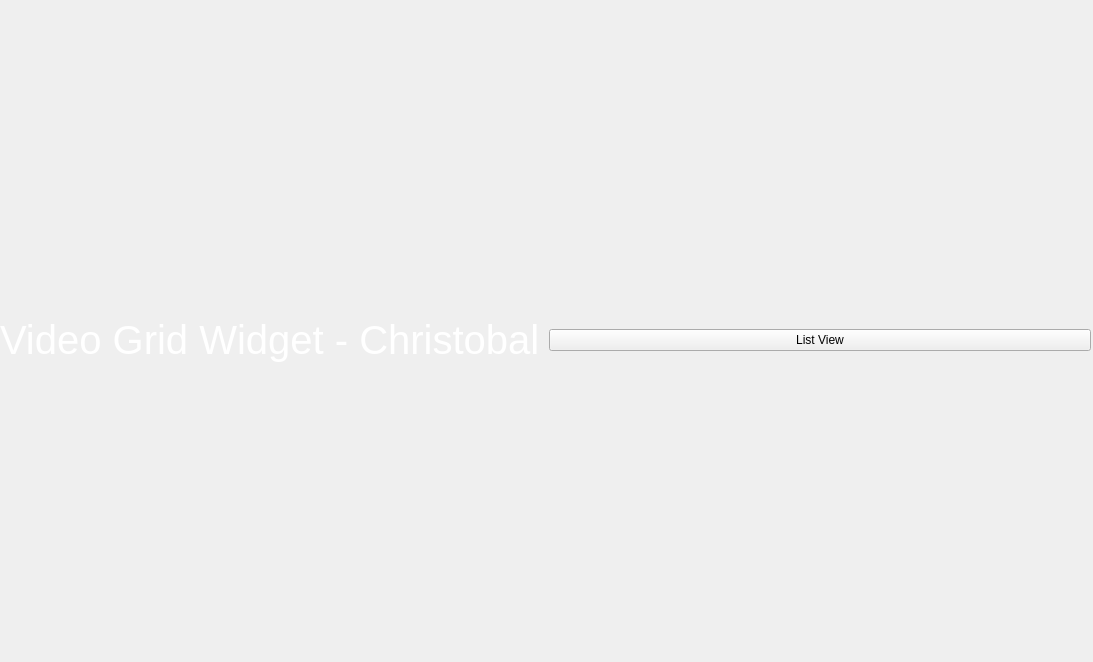
<?xml version="1.0" encoding="UTF-8"?>
<ui version="4.0">
 <class>Form</class>
 <widget class="QWidget" name="Form">
  <property name="geometry">
   <rect>
    <x>0</x>
    <y>0</y>
    <width>1093</width>
    <height>662</height>
   </rect>
  </property>
  <property name="windowTitle">
   <string>Form</string>
  </property>
  <widget class="QWidget" name="gridLayoutWidget">
   <property name="geometry">
    <rect>
     <x>0</x>
     <y>20</y>
     <width>1091</width>
     <height>641</height>
    </rect>
   </property>
   <layout class="QGridLayout" name="gridLayout_2">
    <item row="1" column="1">
     <layout class="QHBoxLayout" name="horizontalLayout_2">
      <item>
       <widget class="QLabel" name="label">
        <property name="font">
         <font>
          <pointsize>30</pointsize>
         </font>
        </property>
        <property name="styleSheet">
         <string notr="true">color: white;</string>
        </property>
        <property name="text">
         <string>Video Grid Widget - Christobal</string>
        </property>
       </widget>
      </item>
     </layout>
    </item>
    <item row="1" column="2">
     <widget class="QPushButton" name="List_View">
      <property name="text">
       <string>List View</string>
      </property>
     </widget>
    </item>
   </layout>
  </widget>
 </widget>
 <resources/>
 <connections/>
</ui>
